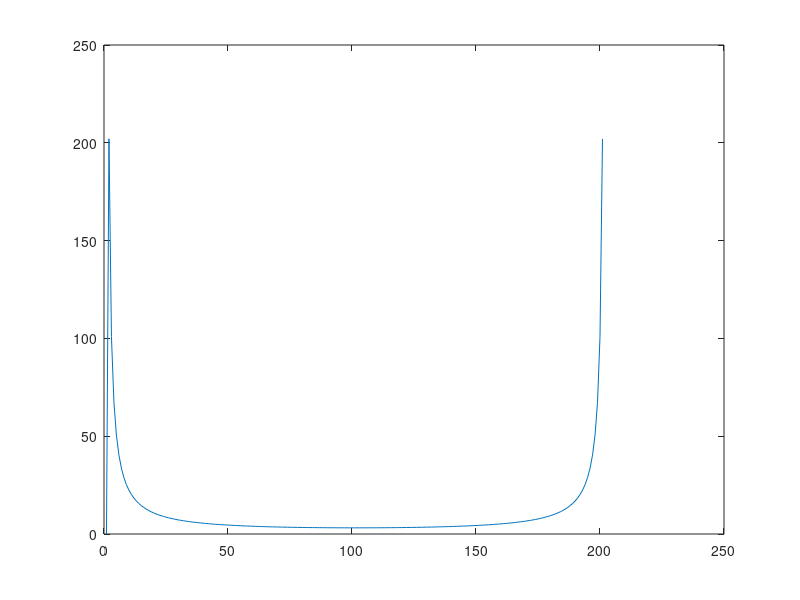

MATLAB code to generate this figure:
x1=linspace(-3*pi, -pi, 201);
x2=linspace(-pi, pi, 201);
x3=linspace(pi, 3*pi, 201);
y1=x2;
y2=x2;
y3=x2;

function y=S(x,k)
  y=0;
  while (k>=1)
    y=y+ (sin(k*x)*2*(-1)^(k+1))/k;
    k=k-1;
  endwhile
endfunction

x=linspace(-3*pi, 3*pi, 303);
y=S(x,10);
%plot(x1, y1, x2, y2, x3, y3,x,y);

plot(abs(fft(y1)))